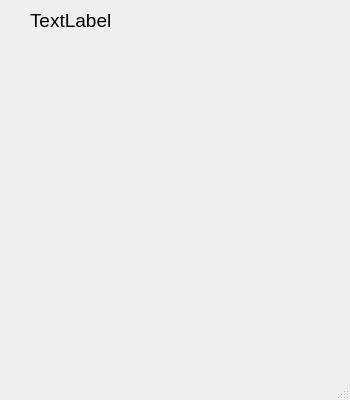
<?xml version="1.0" encoding="UTF-8"?>
<ui version="4.0">
 <class>AboutWindow</class>
 <widget class="QMainWindow" name="AboutWindow">
  <property name="geometry">
   <rect>
    <x>0</x>
    <y>0</y>
    <width>350</width>
    <height>400</height>
   </rect>
  </property>
  <property name="windowTitle">
   <string>FullereneViewerについて</string>
  </property>
  <widget class="QWidget" name="centralwidget">
   <widget class="QLabel" name="label">
    <property name="geometry">
     <rect>
      <x>30</x>
      <y>10</y>
      <width>300</width>
      <height>20</height>
     </rect>
    </property>
    <property name="font">
     <font>
      <pointsize>14</pointsize>
     </font>
    </property>
    <property name="text">
     <string>TextLabel</string>
    </property>
   </widget>
  </widget>
  <widget class="QMenuBar" name="menubar">
   <property name="geometry">
    <rect>
     <x>0</x>
     <y>0</y>
     <width>350</width>
     <height>24</height>
    </rect>
   </property>
  </widget>
  <widget class="QStatusBar" name="statusbar"/>
 </widget>
 <resources/>
 <connections/>
</ui>
